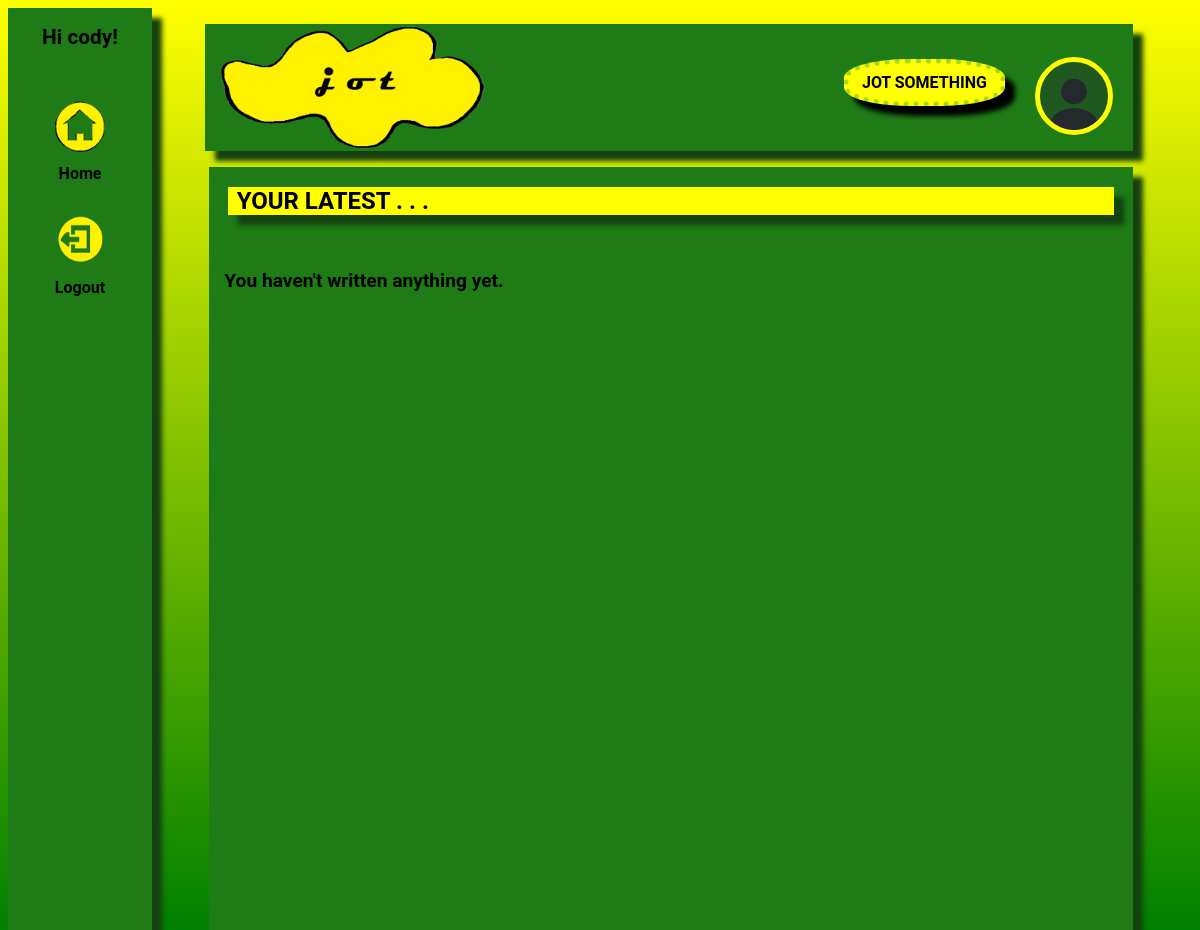
The app's page / (signed in), older data.
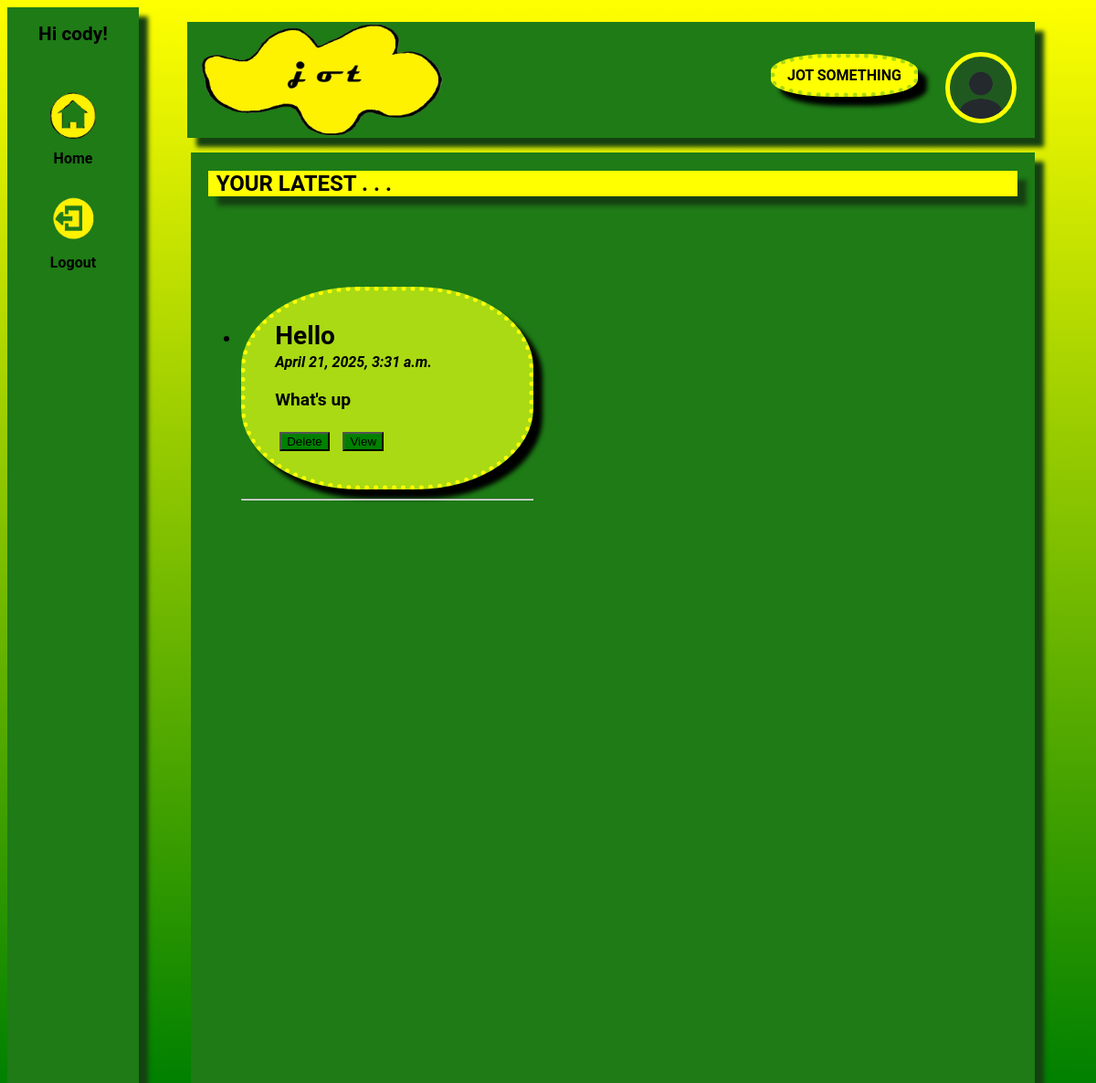
The same page, newer data.
### main/models.py (models this page shows, shortened)
class JournalEntry(models.Model):
    user = models.ForeignKey(User, on_delete=models.CASCADE)
    title = models.CharField(max_length =200)
    content = models.TextField()
    created_at = models.DateTimeField(auto_now_add=True)

### main/views.py (the view)
# urls.py: path('', include('main.urls')),
@login_required
def main(request):
    entries = JournalEntry.objects.filter(user=request.user).order_by('-created_at')
    return render(request, 'home.html', {'entries': entries})

### main/templates/home.html (shortened to what this page needs)
{% load static %}
<!doctype html>
<html lang="en">
  <head>
    <link rel="stylesheet" href="{% static 'style.css' %}?{% now 'U' %}"/>
  </head>
  <body>
    <ul class = "top">
        <li><img src ="{% static 'jot-logo.png' %}" class = "logo"> </li>
        <li style = "padding-left:15%"><a href ="{% url 'settings' %}">{% if user.profile.profile_pic %}
          <img src="{{ user.profile.profile_pic.url }}" class = "profile" alt="Profile Picture">
        {% else %}
          <img src="/media/profile_pics/profile.png" class = "profile" alt="Default Profile Picture">
        {% endif %}</li>
        <li class = "jot-button"><a href="{% url 'creation_space' %}">JOT SOMETHING</a></li>
    </ul>
    <ul class = "side">
        <li>
          {% if user.is_authenticated %}
          <h2 class="user">Hi {{ user.username }}!</h2>
        <li><a href="{% url 'main' %}"><img src ="{% static 'home-button.png' %}" class = "side-bar-images"></a></li>
        <li class="side-bar-text">Home</li>
        <form action="{% url 'logout' %}" method="post">
          <button class ="button" type="submit"><img src ="{% static 'logout.png' %}" class = "side-bar-images"></button>
        </form>
        <li class="side-bar-text">Logout</li>
          {% endif %}</li>
    </ul>
    <div class = "container">
        <div class ="header">
        <h2 class="head-title">YOUR LATEST . . .</h2>
        </div>
        <div class ="welcome">
        {% if entries %}
          <ul>
            {% for entry in entries %}
            <li>
              <div class = "entries">
              <strong class ="entry-title">{{ entry.title }}</strong><br>
                    <em class ="date">{{ entry.created_at|date:"F j, Y, g:i a" }}</em><br>
                    <p>{{ entry.content|truncatechars:25 }}</p>
                    <form method="post" action="{% url 'delete_journal' entry.id %}" style="display:inline;" onsubmit="return confirm('Are you sure you want to delete this entry?');">
                      <button class ="buttons-2" type="submit">Delete</button>
                  </form>
                  <a href="{% url 'edit_journal_page' entry.id %}">
                    <button class ="buttons-2">View</button>
                </a>
              </div>
            </li>
            <hr>
            {% endfor %}
          </ul>
        {% else %}
        <p>You haven't written anything yet.</p>
        {% endif %}
       </div>
    </div>
  </body>
</html>

### main/static/style.css (style rules this page uses)
body { background-image: linear-gradient(yellow, green); font-family: Roboto; }
.side { list-style-type: none; margin: 0; padding: 0; width: 12%; background-color: #1E7B16; height: 100%; position: fixed; overflow: auto; box-shadow: 10px 10px 5px #154111; font-weight: bolder; }
.top { position:sticky; top: 0; width: 75%; height:20%; background-color: #1E7B16; float:right; list-style-type: none; margin-right:5%; box-shadow: 10px 10px 5px #154111; }
.container { margin: 20; padding-bottom: 51%; width: 78%; float: right; background-color: #1E7B16; height:100%; clear: both; margin-right:5%; box-shadow: 10px 10px 5px #154111; }
.welcome { height:100%; clear: both; width: 39%; padding:15px; margin:auto; float:left; font-size:larger; font-weight: bolder; }
.entries { margin-top:20%; padding:10%; background-color:#a9da14; border-radius:40%; border-style:dotted; border-color:yellow; border-width:thick; box-shadow:10px 10px 5px black; }
.logo { height:30%; width:30%; transform:translate(-25px,0); float:left; list-style-type: none; }
.profile { height:9%; width:9%; float:right; list-style-type: none; transform:translate(-20px,33px); border-radius: 50%; border:5px solid yellow }
.jot-button { transform:translate(-50px,35px); text-align: center; padding:1%; float:right; list-style-type: none; height:15%; width:15%; background-color:yellow; border-radius:40%; border-style:dotted; border-color:#a9da14; border-width:thick; box-shadow:10px 10px 5px black; font-weight:bolder; }
.side-bar-images { height:100%; width:100%; float:left; margin-top:20%; background-size: cover; }
.side-bar-text { text-align:center; }
.user { text-align:center; font-size:130%; }
.button { background-color:transparent; box-shadow: none; border-radius: 0px; outline: none; border:none; }
a, a:visited, a:hover, a:active { color: inherit; text-decoration: none; }
.date { font-size: smaller; }
.entry-title { font-size:28px; }
.head-title { margin-left:1%; }
.header { background-color: yellow; margin:2%; box-shadow:10px 10px 5px #154111; }
.buttons-2 { margin:2%; background-color: green; }

Row changes from the older to the newer data that the page shows:
added JournalEntry: title "Hello", created_at "April 21, 2025, 3:31 a.m.", content "What's up"
Text that changed along with them:
text no longer shown: "You haven't written anything yet."
